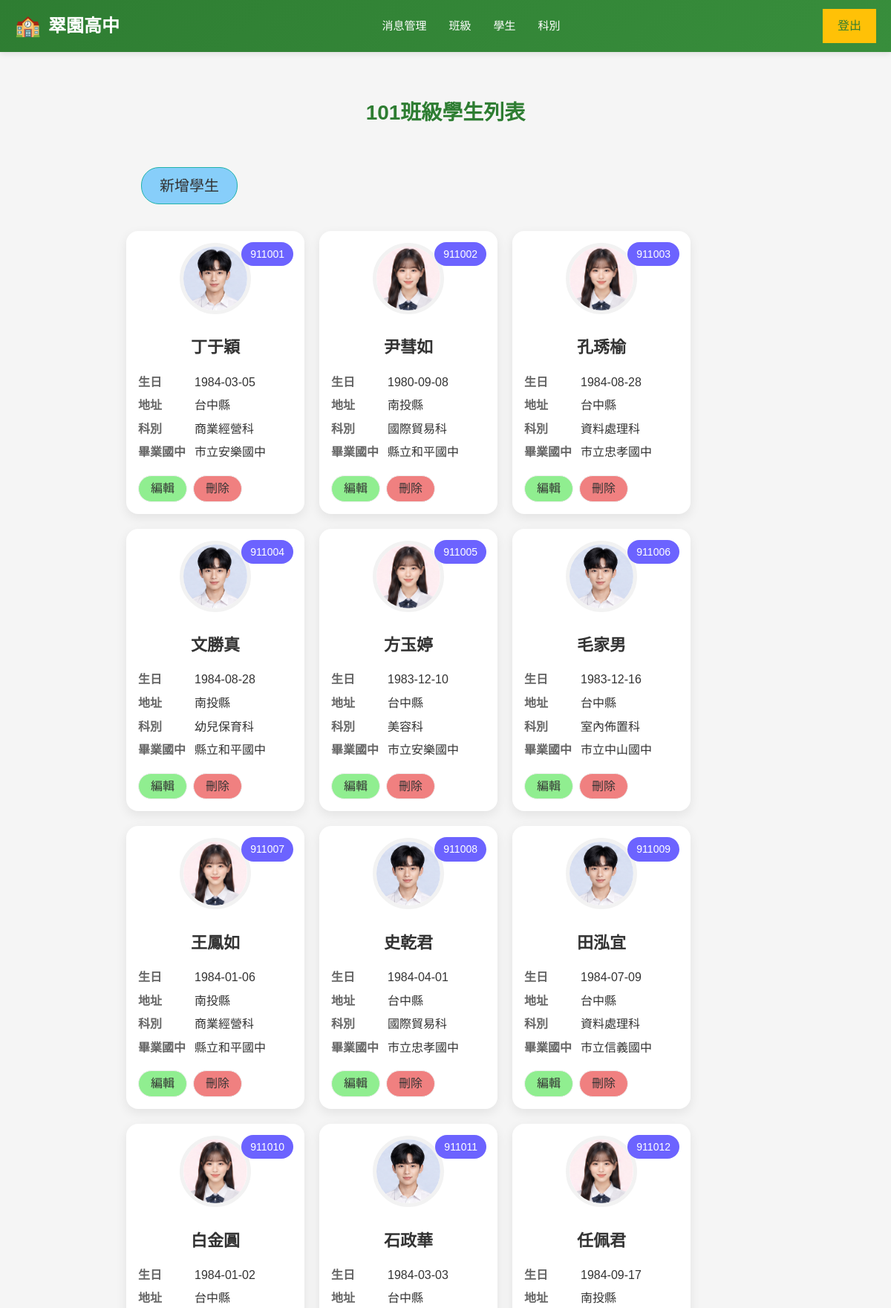
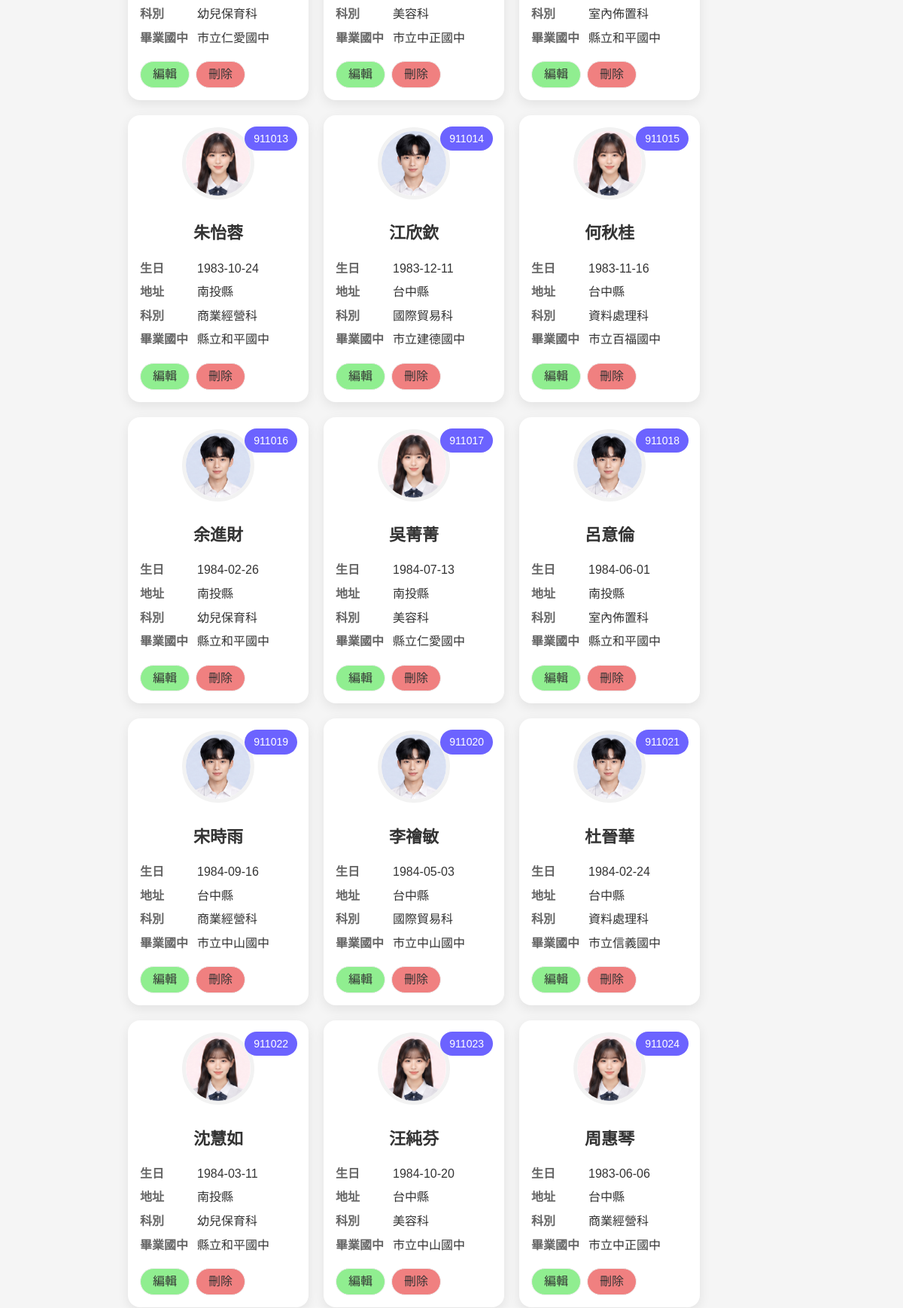
The app's page /school/admin.php?inc=class_students&code=101 (upper part) with its own data (2 pictures, top to bottom).
### tables this page shows
CREATE TABLE `students` (
  `id` int(10) UNSIGNED NOT NULL,
  `school_num` int(6) DEFAULT NULL COMMENT '學號',
  `name` varchar(8) DEFAULT NULL COMMENT '姓名',
  `birthday` date DEFAULT NULL COMMENT '出生年月日',
  `uni_id` varchar(10) DEFAULT NULL COMMENT '身分證號碼',
  `addr` varchar(32) DEFAULT NULL COMMENT '住址',
  `parents` varchar(8) DEFAULT NULL COMMENT '家長',
  `tel` varchar(16) DEFAULT NULL COMMENT '電話',
  `dept` varchar(8) DEFAULT NULL COMMENT '科別',
  `graduate_at` varchar(16) DEFAULT NULL COMMENT '畢業國中',
  `status_code` varchar(4) DEFAULT NULL
);

CREATE TABLE `dept` (
  `id` int(10) UNSIGNED NOT NULL,
  `code` varchar(3) NOT NULL,
  `name` varchar(32) NOT NULL
);

CREATE TABLE `graduate_school` (
  `id` int(10) UNSIGNED NOT NULL,
  `county` varchar(8) NOT NULL,
  `name` varchar(64) NOT NULL
);

### school/include/class_students.php (the view)
<h2><?= $_GET['code']; ?>班級學生列表</h2>
<a href="?inc=add_student&code=<?= $_GET['code']; ?>" class='add-btn'>新增學生</a>
<?php
include_once "db_conn.php";
$sql="select
             `students`.`school_num`,
             `students`.`name`,
             `dept`.`name` as 'dept_name',
             `addr`,
             `uni_id`,
             `graduate_school`.`name` as 'graduate_school',
             `birthday`
        from `class_student`,
             `students`,
             `dept`,
             `graduate_school`
       where `class_student`.`class_code`='{$_GET['code']}' AND
             `class_student`.`school_num`=`students`.`school_num` AND
             `dept`.`id`=`students`.`dept` AND
             `graduate_school`.`id`=`students`.`graduate_at`";
$students=$pdo->query($sql)->fetchAll();
echo "<div class='student-list'>";
foreach($students as $student):?>
    <div class="student-card">
        <div class="student-id">
            <?= $student['school_num']; ?>
        </div>
        <div class="student-photo">
            <?php if(isset($student['header'])):;?>
            <img src="img/<?= $student['header']; ?>">
            <?php else :;?>
            <img src="img/<?= (mb_substr($student['uni_id'],1,1)==1)?'header_default_boy.jpg':'header_default_girl.jpg'; ?>">
            <?php endif;?>
        </div>
        <div class="student-name">
            <?= $student['name'] ?>
        </div>
        <div class="student-info">
            <div class="info-row">
                <span class="label">生日</span>
                <span class="value"><?= $student['birthday']; ?></span>
            </div>
            <div class="info-row">
                <span class="label">地址</span>
                <span class="value"><?= mb_substr($student['addr'],0,3); ?></span>
            </div>
            <div class="info-row">
                <span class="label">科別</span>
                <span class="value"><?= $student['dept_name']; ?></span>
            </div>
            <div class="info-row">
                <span class="label">畢業國中</span>
                <span class="value"><?= $student['graduate_school']; ?></span>
            </div>
            <div class="btn-row">
                <a class="edit-btn" href="?inc=edit_student&num=<?= $student['school_num']; ?>">編輯</a>
                <a class="del-btn" href="?inc=delete_student&num=<?= $student['school_num']; ?>">刪除</a>
            </div>
        </div>
    </div>
    <?php endforeach;?>
</div>

### school/css/global.css (style rules this page uses)
* { margin: 0; padding: 0; box-sizing: border-box; }
:root { --primary-color: #2e7d32; --primary-light: #388e3c; --accent-color: #ff9800; --accent-dark: #f57c00; --secondary-color: #ffc107; --text-primary: #333; --text-secondary: #666; --text-light: #999; --bg-light: #f5f5f5; --bg-lightest: #f9fbe7; --border-color: #e0e0e0; --shadow-sm: 0 2px 4px rgba(0, 0, 0, 0.1); --shadow-md: 0 4px 12px rgba(0, 0, 0, 0.08); --shadow-lg: 0 8px 20px rgba(0, 0, 0, 0.15); --transition: all 0.3s ease; }
html, body { font-family: 'Arial', 'Microsoft YaHei', sans-serif; line-height: 1.6; color: var(--text-primary); }
body { background-color: var(--bg-light); }
a { color: var(--primary-color); text-decoration: none; transition: var(--transition); }
h1, h2, h3, h4, h5, h6 { color: var(--primary-color); margin-bottom: 15px; }
h2 { font-size: 28px; }

### school/css/admin-layout.css (style rules this page uses)
.main-content h2 { text-align: center; margin-bottom: 30px; font-size: 28px; color: #2e7d32; }

### school/css/card.css (style rules this page uses)
.student-list { display: flex; flex-wrap: wrap; gap: 20px; margin: 16px 0; }
.student-card { width: 240px; background: #ffffff; border-radius: 16px; padding: 16px; box-shadow: 0 5px 15px rgba(0, 0, 0, 0.08); position: relative; transition: 0.3s; }
.student-id { position: absolute; top: 15px; right: 15px; background: #6c63ff; color: white; padding: 5px 12px; border-radius: 30px; font-size: 14px; }
.student-photo { text-align: center; margin-bottom: 15px; }
.student-photo img { width: 96px; height: 96px; border-radius: 50%; object-fit: cover; border: 5px solid #f2f2f2; }
.student-name { text-align: center; font-size: 22px; font-weight: bold; margin-bottom: 16px; margin-top: 20px; }
.student-info { display: flex; flex-direction: column; gap: 6px; }
.info-row { display: flex; }
.label { width: 76px; color: #666; font-weight: bold; }
.value { flex: 1; color: #333; }
.btn-row { display: flex; gap: 8px; margin-top: 12px; }
a.edit-btn { padding: 4px 16px; border: 1px solid #eee; border-radius: 20px; background: lightgreen; text-decoration: none; cursor: pointer; transition: all 0.3s ease; display: inline-block; color: #333; }
a.del-btn { padding: 4px 16px; border: 1px solid #eee; border-radius: 20px; background: lightcoral; text-decoration: none; cursor: pointer; transition: all 0.3s ease; display: inline-block; color: #333; }
.add-btn { display: inline-block; padding: 8px 24px; background: lightskyblue; margin: 20px; border: 1px solid lightseagreen; border-radius: 24px; font-size: 20px; text-decoration: none; cursor: pointer; transition: all 0.3s ease; color: #333; }

### records on screen
students: school_num "911001", name "丁于穎", birthday "1984-03-05", addr "台中縣", dept.name "商業經營科", graduate_school.name "市立安樂國中"
students: school_num "911002", name "尹彗如", birthday "1980-09-08", addr "南投縣", dept.name "國際貿易科", graduate_school.name "縣立和平國中"
students: school_num "911003", name "孔琇榆", birthday "1984-08-28", addr "台中縣", dept.name "資料處理科", graduate_school.name "市立忠孝國中"
students: school_num "911004", name "文勝真", birthday "1984-08-28", addr "南投縣", dept.name "幼兒保育科", graduate_school.name "縣立和平國中"
students: school_num "911005", name "方玉婷", birthday "1983-12-10", addr "台中縣", dept.name "美容科", graduate_school.name "市立安樂國中"
students: school_num "911006", name "毛家男", birthday "1983-12-16", addr "台中縣", dept.name "室內佈置科", graduate_school.name "市立中山國中"
students: school_num "911007", name "王鳳如", birthday "1984-01-06", addr "南投縣", dept.name "商業經營科", graduate_school.name "縣立和平國中"
students: school_num "911008", name "史乾君", birthday "1984-04-01", addr "台中縣", dept.name "國際貿易科", graduate_school.name "市立忠孝國中"
students: school_num "911009", name "田泓宜", birthday "1984-07-09", addr "台中縣", dept.name "資料處理科", graduate_school.name "市立信義國中"
students: school_num "911010", name "白金圓", birthday "1984-01-02", addr "台中縣", dept.name "幼兒保育科", graduate_school.name "市立仁愛國中"
students: school_num "911011", name "石政華", birthday "1984-03-03", addr "台中縣", dept.name "美容科", graduate_school.name "市立中正國中"
students: school_num "911012", name "任佩君", birthday "1984-09-17", addr "南投縣", dept.name "室內佈置科", graduate_school.name "縣立和平國中"
students: school_num "911013", name "朱怡蓉", birthday "1983-10-24", addr "南投縣", dept.name "商業經營科", graduate_school.name "縣立和平國中"
students: school_num "911014", name "江欣欽", birthday "1983-12-11", addr "台中縣", dept.name "國際貿易科", graduate_school.name "市立建德國中"
students: school_num "911015", name "何秋桂", birthday "1983-11-16", addr "台中縣", dept.name "資料處理科", graduate_school.name "市立百福國中"
students: school_num "911016", name "余進財", birthday "1984-02-26", addr "南投縣", dept.name "幼兒保育科", graduate_school.name "縣立和平國中"
students: school_num "911017", name "吳菁菁", birthday "1984-07-13", addr "南投縣", dept.name "美容科", graduate_school.name "縣立仁愛國中"
students: school_num "911018", name "呂意倫", birthday "1984-06-01", addr "南投縣", dept.name "室內佈置科", graduate_school.name "縣立和平國中"
students: school_num "911019", name "宋時雨", birthday "1984-09-16", addr "台中縣", dept.name "商業經營科", graduate_school.name "市立中山國中"
students: school_num "911020", name "李禬敏", birthday "1984-05-03", addr "台中縣", dept.name "國際貿易科", graduate_school.name "市立中山國中"
students: school_num "911021", name "杜晉華", birthday "1984-02-24", addr "台中縣", dept.name "資料處理科", graduate_school.name "市立信義國中"
students: school_num "911022", name "沈慧如", birthday "1984-03-11", addr "南投縣", dept.name "幼兒保育科", graduate_school.name "縣立和平國中"
students: school_num "911023", name "汪純芬", birthday "1984-10-20", addr "台中縣", dept.name "美容科", graduate_school.name "市立中山國中"
students: school_num "911024", name "周惠琴", birthday "1983-06-06", addr "台中縣", dept.name "商業經營科", graduate_school.name "市立中正國中"

### other values on screen
$_GET['code'] "101"
